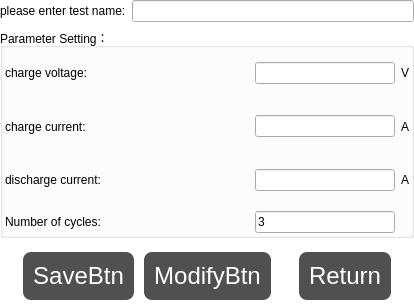
<?xml version="1.0" encoding="UTF-8"?>
<ui version="4.0">
 <class>CapacityTestDialog</class>
 <widget class="QDialog" name="CapacityTestDialog">
  <property name="geometry">
   <rect>
    <x>0</x>
    <y>0</y>
    <width>414</width>
    <height>308</height>
   </rect>
  </property>
  <property name="windowTitle">
   <string>CapacityTestDialog</string>
  </property>
  <property name="styleSheet">
   <string notr="true">QPushButton {
		
	background-color: rgb(80, 80, 80);
    border-radius: 8px;
    padding: 10px 10px;
    text-align: center;
    text-decoration: none;
    font-size: 24px;
    margin: 8px 4px;
    color: white;
}
QPushButton:hover {   
	
	background-color: rgb(0, 0, 0);
}
QPushButton:pressed {
    padding-left:13px;
    /*上内边距为3像素，让按下时字向下移动3像素*/  
    padding-top:13px;
}
QDialog#CapacityTestDialog{	
	background-color: rgb(255, 255, 255);
}</string>
  </property>
  <layout class="QVBoxLayout" name="verticalLayout_2">
   <property name="leftMargin">
    <number>0</number>
   </property>
   <property name="topMargin">
    <number>0</number>
   </property>
   <property name="rightMargin">
    <number>0</number>
   </property>
   <property name="bottomMargin">
    <number>0</number>
   </property>
   <item>
    <layout class="QHBoxLayout" name="horizontalLayout_3">
     <item>
      <widget class="QLabel" name="label_2">
       <property name="sizePolicy">
        <sizepolicy hsizetype="Preferred" vsizetype="Fixed">
         <horstretch>0</horstretch>
         <verstretch>0</verstretch>
        </sizepolicy>
       </property>
       <property name="styleSheet">
        <string notr="true">font: 12pt &quot;微软雅黑&quot;;</string>
       </property>
       <property name="text">
        <string>please enter test name:</string>
       </property>
      </widget>
     </item>
     <item>
      <widget class="QLineEdit" name="lineEdit_testname">
       <property name="styleSheet">
        <string notr="true">font: 12pt &quot;微软雅黑&quot;;</string>
       </property>
       <property name="text">
        <string/>
       </property>
      </widget>
     </item>
    </layout>
   </item>
   <item>
    <widget class="QGroupBox" name="groupBox">
     <property name="styleSheet">
      <string notr="true">font: 12pt &quot;微软雅黑&quot;;</string>
     </property>
     <property name="title">
      <string>Parameter Setting：</string>
     </property>
     <layout class="QVBoxLayout" name="verticalLayout">
      <property name="spacing">
       <number>8</number>
      </property>
      <property name="leftMargin">
       <number>2</number>
      </property>
      <property name="topMargin">
       <number>2</number>
      </property>
      <property name="rightMargin">
       <number>2</number>
      </property>
      <property name="bottomMargin">
       <number>2</number>
      </property>
      <item>
       <layout class="QHBoxLayout" name="horizontalLayout_15">
        <item>
         <widget class="QLabel" name="label">
          <property name="text">
           <string>charge voltage:</string>
          </property>
         </widget>
        </item>
        <item>
         <widget class="QLineEdit" name="lineEdit_chargeVoltage">
          <property name="sizePolicy">
           <sizepolicy hsizetype="Expanding" vsizetype="Fixed">
            <horstretch>0</horstretch>
            <verstretch>0</verstretch>
           </sizepolicy>
          </property>
          <property name="minimumSize">
           <size>
            <width>140</width>
            <height>0</height>
           </size>
          </property>
          <property name="maximumSize">
           <size>
            <width>140</width>
            <height>16777215</height>
           </size>
          </property>
          <property name="inputMask">
           <string/>
          </property>
          <property name="placeholderText">
           <string/>
          </property>
         </widget>
        </item>
        <item>
         <widget class="QLabel" name="label_9">
          <property name="sizePolicy">
           <sizepolicy hsizetype="Fixed" vsizetype="Preferred">
            <horstretch>0</horstretch>
            <verstretch>0</verstretch>
           </sizepolicy>
          </property>
          <property name="text">
           <string>V</string>
          </property>
         </widget>
        </item>
       </layout>
      </item>
      <item>
       <layout class="QHBoxLayout" name="horizontalLayout_4">
        <item>
         <widget class="QLabel" name="label_15">
          <property name="text">
           <string>charge current:</string>
          </property>
         </widget>
        </item>
        <item>
         <widget class="QLineEdit" name="lineEdit_chargeCurrent">
          <property name="sizePolicy">
           <sizepolicy hsizetype="Expanding" vsizetype="Fixed">
            <horstretch>0</horstretch>
            <verstretch>0</verstretch>
           </sizepolicy>
          </property>
          <property name="minimumSize">
           <size>
            <width>140</width>
            <height>0</height>
           </size>
          </property>
          <property name="maximumSize">
           <size>
            <width>140</width>
            <height>16777215</height>
           </size>
          </property>
          <property name="placeholderText">
           <string/>
          </property>
         </widget>
        </item>
        <item>
         <widget class="QLabel" name="label_13">
          <property name="sizePolicy">
           <sizepolicy hsizetype="Fixed" vsizetype="Preferred">
            <horstretch>0</horstretch>
            <verstretch>0</verstretch>
           </sizepolicy>
          </property>
          <property name="text">
           <string>A</string>
          </property>
         </widget>
        </item>
       </layout>
      </item>
      <item>
       <layout class="QHBoxLayout" name="horizontalLayout_5">
        <item>
         <widget class="QLabel" name="label_16">
          <property name="text">
           <string>discharge current:</string>
          </property>
         </widget>
        </item>
        <item>
         <widget class="QLineEdit" name="lineEdit_dischargeCurrent">
          <property name="sizePolicy">
           <sizepolicy hsizetype="Expanding" vsizetype="Fixed">
            <horstretch>0</horstretch>
            <verstretch>0</verstretch>
           </sizepolicy>
          </property>
          <property name="minimumSize">
           <size>
            <width>140</width>
            <height>0</height>
           </size>
          </property>
          <property name="maximumSize">
           <size>
            <width>140</width>
            <height>16777215</height>
           </size>
          </property>
          <property name="placeholderText">
           <string/>
          </property>
         </widget>
        </item>
        <item>
         <widget class="QLabel" name="label_14">
          <property name="sizePolicy">
           <sizepolicy hsizetype="Fixed" vsizetype="Preferred">
            <horstretch>0</horstretch>
            <verstretch>0</verstretch>
           </sizepolicy>
          </property>
          <property name="text">
           <string>A</string>
          </property>
         </widget>
        </item>
       </layout>
      </item>
      <item>
       <layout class="QHBoxLayout" name="horizontalLayout_6">
        <item>
         <widget class="QLabel" name="label_17">
          <property name="text">
           <string>Number of cycles:</string>
          </property>
         </widget>
        </item>
        <item>
         <widget class="QLineEdit" name="lineEdit_cycles">
          <property name="sizePolicy">
           <sizepolicy hsizetype="Expanding" vsizetype="Fixed">
            <horstretch>0</horstretch>
            <verstretch>0</verstretch>
           </sizepolicy>
          </property>
          <property name="minimumSize">
           <size>
            <width>140</width>
            <height>0</height>
           </size>
          </property>
          <property name="maximumSize">
           <size>
            <width>140</width>
            <height>16777215</height>
           </size>
          </property>
          <property name="text">
           <string>3</string>
          </property>
          <property name="placeholderText">
           <string/>
          </property>
         </widget>
        </item>
        <item>
         <spacer name="horizontalSpacer">
          <property name="orientation">
           <enum>Qt::Horizontal</enum>
          </property>
          <property name="sizeType">
           <enum>QSizePolicy::Fixed</enum>
          </property>
          <property name="sizeHint" stdset="0">
           <size>
            <width>14</width>
            <height>20</height>
           </size>
          </property>
         </spacer>
        </item>
       </layout>
      </item>
     </layout>
    </widget>
   </item>
   <item>
    <layout class="QHBoxLayout" name="horizontalLayout_2">
     <property name="spacing">
      <number>2</number>
     </property>
     <item>
      <spacer name="horizontalSpacer_3">
       <property name="orientation">
        <enum>Qt::Horizontal</enum>
       </property>
       <property name="sizeHint" stdset="0">
        <size>
         <width>40</width>
         <height>20</height>
        </size>
       </property>
      </spacer>
     </item>
     <item>
      <widget class="QPushButton" name="SaveBtn">
       <property name="text">
        <string>SaveBtn</string>
       </property>
      </widget>
     </item>
     <item>
      <widget class="QPushButton" name="ModifyBtn">
       <property name="text">
        <string>ModifyBtn</string>
       </property>
      </widget>
     </item>
     <item>
      <spacer name="horizontalSpacer_5">
       <property name="orientation">
        <enum>Qt::Horizontal</enum>
       </property>
       <property name="sizeHint" stdset="0">
        <size>
         <width>40</width>
         <height>20</height>
        </size>
       </property>
      </spacer>
     </item>
     <item>
      <widget class="QPushButton" name="ReturnBtn">
       <property name="text">
        <string>Return</string>
       </property>
      </widget>
     </item>
     <item>
      <spacer name="horizontalSpacer_4">
       <property name="orientation">
        <enum>Qt::Horizontal</enum>
       </property>
       <property name="sizeHint" stdset="0">
        <size>
         <width>40</width>
         <height>20</height>
        </size>
       </property>
      </spacer>
     </item>
    </layout>
   </item>
  </layout>
 </widget>
 <layoutdefault spacing="6" margin="11"/>
 <resources/>
 <connections/>
</ui>
